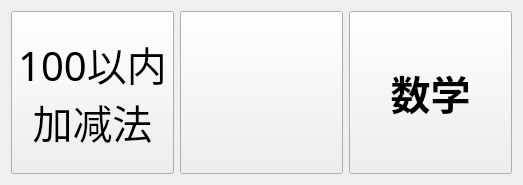
    <widget class="QWidget" name="pageMath">
     <layout class="QHBoxLayout" name="horizontalLayout_7">
      <item>
       <widget class="QPushButton" name="btnMath_PlusOrMinus100">
        <property name="minimumSize">
         <size>
          <width>163</width>
          <height>163</height>
         </size>
        </property>
        <property name="maximumSize">
         <size>
          <width>163</width>
          <height>163</height>
         </size>
        </property>
        <property name="font">
         <font>
          <family>楷体</family>
          <pointsize>30</pointsize>
         </font>
        </property>
        <property name="cursor">
         <cursorShape>PointingHandCursor</cursorShape>
        </property>
        <property name="focusPolicy">
         <enum>Qt::NoFocus</enum>
        </property>
        <property name="styleSheet">
         <string notr="true"/>
        </property>
        <property name="text">
         <string>100以内
加减法</string>
        </property>
       </widget>
      </item>
      <item>
       <widget class="QPushButton" name="pushButton_21">
        <property name="minimumSize">
         <size>
          <width>163</width>
          <height>163</height>
         </size>
        </property>
        <property name="maximumSize">
         <size>
          <width>163</width>
          <height>163</height>
         </size>
        </property>
        <property name="font">
         <font>
          <family>楷体</family>
          <pointsize>30</pointsize>
         </font>
        </property>
        <property name="cursor">
         <cursorShape>PointingHandCursor</cursorShape>
        </property>
        <property name="focusPolicy">
         <enum>Qt::NoFocus</enum>
        </property>
        <property name="text">
         <string/>
        </property>
       </widget>
      </item>
      <item>
       <widget class="QPushButton" name="btn11111">
        <property name="minimumSize">
         <size>
          <width>163</width>
          <height>163</height>
         </size>
        </property>
        <property name="maximumSize">
         <size>
          <width>163</width>
          <height>163</height>
         </size>
        </property>
        <property name="font">
         <font>
          <family>楷体</family>
          <pointsize>30</pointsize>
          <weight>75</weight>
          <bold>true</bold>
         </font>
        </property>
        <property name="cursor">
         <cursorShape>PointingHandCursor</cursorShape>
        </property>
        <property name="focusPolicy">
         <enum>Qt::NoFocus</enum>
        </property>
        <property name="styleSheet">
         <string notr="true">qradialgradient:(spread:pad, cx:0.5, cy:0.5, radius:0.5, fx:0.5, fy:0.5, stop:0 rgba(0, 0, 0, 255), stop:0.19397 rgba(0, 0, 0, 255), stop:0.202312 rgba(122, 97, 0, 255), stop:0.495514 rgba(76, 58, 0, 255), stop:0.504819 rgba(255, 255, 255, 255), stop:0.79 rgba(255, 255, 255, 255), stop:1 rgba(255, 158, 158, 255))</string>
        </property>
        <property name="text">
         <string>数学</string>
        </property>
       </widget>
      </item>
     </layout>
    </widget>
